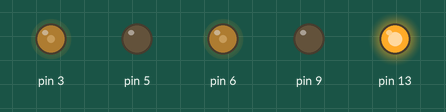
Bench run of a sketch on a simulated Arduino Uno, built with avr-gcc and run on an emulated ATmega328P. Shown: output pins drawn as LEDs (lit = HIGH).

Above: at 0.05 s.
At 5.95 s:
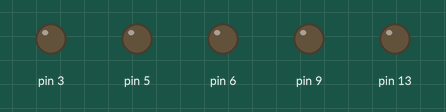
Timing chart, 0 to 7.8 s (numbered marks = the images above):
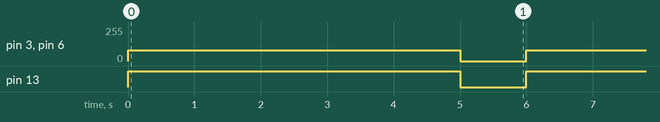

Measured:
- by itself, pin 3, pin 6: alternates 80/255 for 5.0 s and 0/255 for 1.0 s
- by itself, pin 13: alternates HIGH for 5.0 s and LOW for 1.0 s

The sketch:

motortest.ino
```cpp
void setup() {
  pinMode(3, OUTPUT);
  pinMode(5, OUTPUT);
  pinMode(6, OUTPUT);
  pinMode(9, OUTPUT);
  pinMode(13, OUTPUT);
}

void loop() {
   digitalWrite(13, HIGH);
   analogWrite(3, 80);
   analogWrite(6, 80);
   delay(5000);
   analogWrite(3, 0);
   analogWrite(6, 0);
   digitalWrite(13, LOW);
   delay(1000);
}
```
